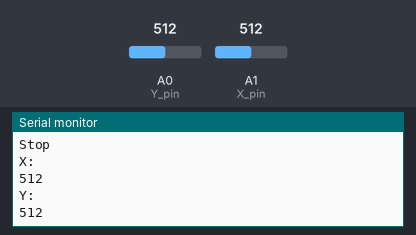
Simulated run of this sketch. Board: Arduino Uno, built with avr-gcc and run on an emulated ATmega328P. Shown: the last lines printed to the serial monitor. The test bench sets the inputs (shaded band); at power-on: A0 (Y_pin) = 512, A1 (X_pin) = 512.

Above: at 1.8 s.
1.9 s: A0 (Y_pin) set to 710
At 2.8 s:
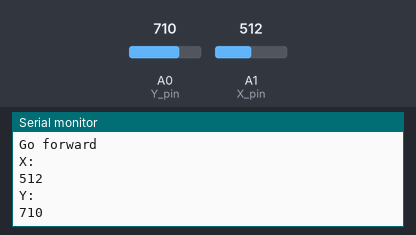
4.5 s: A0 (Y_pin) set to 290
At 5.8 s:
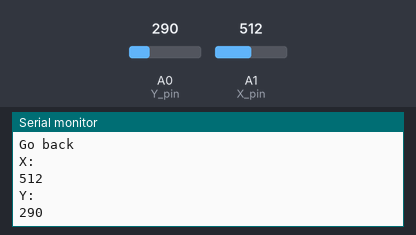
7.5 s: A1 (X_pin) set to 716
At 8.8 s:
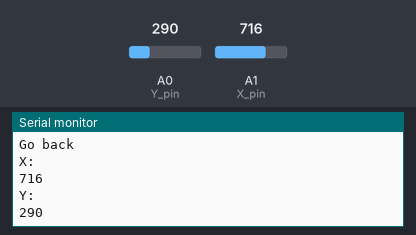
9.0 s: A1 (X_pin) set to 690
At 9.6 s:
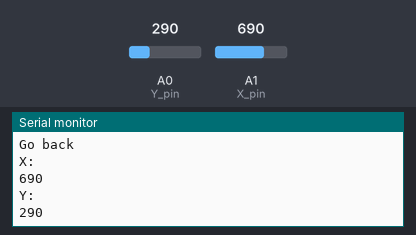
Timing chart, 0 to 11.5 s (numbered marks = the images above; inputs shaded):
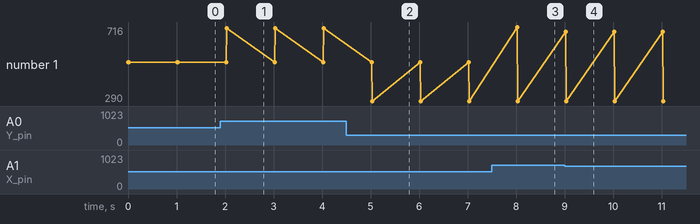

The sketch:

Joystick_front_back.ino
```cpp
const int Y_pin = 0; // analog pin connected to X output
const int X_pin = 15; // analog pin connected to X output

void setup() {
  // put your setup code here, to run once:
Serial.begin(9600);
}

void loop() {
  // put your main code here, to run repeatedly:
// Serial.println(analogRead(X_pin));


Serial.println("X: ");
Serial.println(analogRead(X_pin));
Serial.println("Y: ");
Serial.println(analogRead(Y_pin));
delay(1000);


if (analogRead(Y_pin) > 700) {
  Serial.println("Go forward");
  //Paste code for going forward
}
else if (analogRead(Y_pin)<300){
  Serial.println("Go back");
  //Paste code for going back
}

else if (analogRead(X_pin) > 900){
  Serial.println("Turn left");
  //Paste code for turning left
}
else if (analogRead(X_pin)<100){
  Serial.println("Turn Right");
  //Paste code for turning right
}
else
  Serial.println("Stop");

}
```

Measured:
- after the input at 1.9 s, the serial monitor: prints a new line after 0.10 s (image 1)
- after the input at 4.5 s, the serial monitor: prints a new line after 0.50 s (image 2)
- after the input at 7.5 s, the serial monitor: prints a new line after 0.52 s (image 3)
- after the input at 9.0 s, the serial monitor: prints a new line at once (image 4)
- plotted number 1: 512 → 710 after the input at 1.9 s, 710 → 290 after the input at 4.5 s
